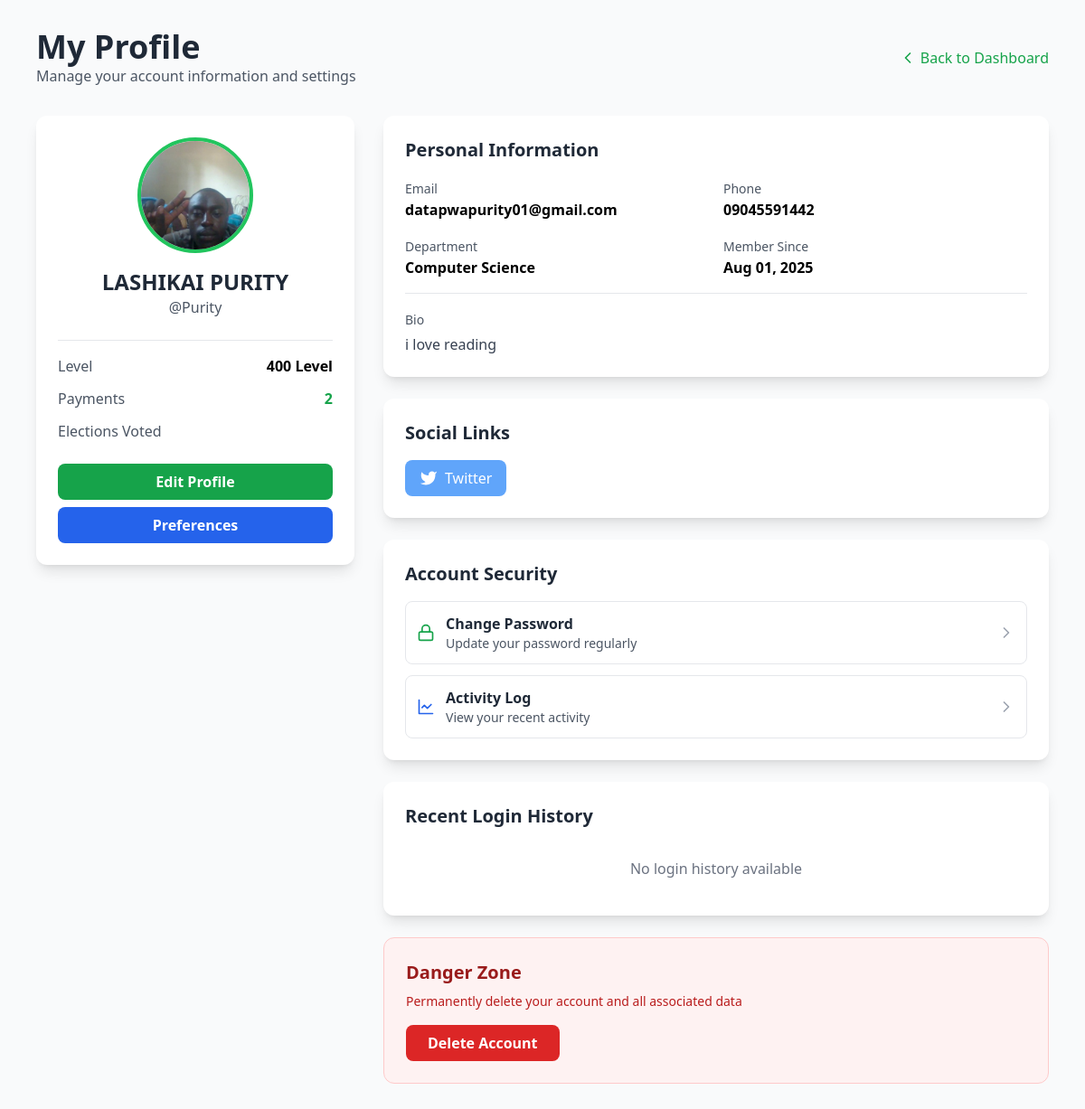
The page /profile/ (signed in) on the database its author committed.
### App/models.py (models this page shows, shortened)
class UserProfile(models.Model):
    user = models.OneToOneField(User, on_delete=models.CASCADE, related_name='user_profile')
    bio = models.TextField(max_length=500, blank=True, help_text="Tell us about yourself")
    phone = models.CharField(max_length=20, blank=True)
    date_of_birth = models.DateField(null=True, blank=True)
    registration_number = models.CharField(max_length=50, blank=True)
    level = models.CharField(max_length=20, blank=True, choices=[
        ('100', '100 Level'),
        ('200', '200 Level'),
        ('300', '300 Level'),
        ('400', '400 Level'),
        ('500', '500 Level'),
    ])
    department = models.CharField(max_length=100, blank=True, default='Computer Science')
    profile_picture = models.ImageField(
        upload_to='profile_pictures/',
        blank=True,
        null=True,
        validators=[FileExtensionValidator(allowed_extensions=['jpg', 'jpeg', 'png'])],
        help_text="Upload image (max 100KB, jpg/png only)"
    )
    twitter = models.URLField(max_length=200, blank=True)
    linkedin = models.URLField(max_length=200, blank=True)
    github = models.URLField(max_length=200, blank=True)
    created_at = models.DateTimeField(auto_now_add=True)
    updated_at = models.DateTimeField(auto_now=True)

### App/views.py (the view)
# urls.py: path('profile/', views.profile_view, name='profile_view'),
@login_required
def profile_view(request):
    profile, created = UserProfile.objects.get_or_create(user=request.user)
    preferences, created = UserPreferences.objects.get_or_create(user=request.user)
    login_history = LoginHistory.objects.filter(user=request.user)[:5]
    from payments.models import Payment
    total_payments = Payment.objects.filter(user=request.user, status='success').count()
    try:
        from voting.models import Vote
        total_votes = Vote.objects.filter(voter=request.user).values('candidate__position__election').distinct().count()
    except:
        total_votes = 0
    context = {
        'profile': profile,
        'preferences': preferences,
        'login_history': login_history,
        'total_payments': total_payments,
        'total_votes': total_votes,
    }
    return render(request, 'profile/profile_view.html', context)

### App/templates/profile/profile_view.html (shortened to what this page needs)
<!DOCTYPE html>
<html lang="en">
<head>
    <script src="https://cdn.tailwindcss.com"></script>
</head>
<body class="bg-gray-50 min-h-screen">
    <div class="container mx-auto px-4 py-8 max-w-6xl">
        <div class="mb-8 flex items-center justify-between">
            <div>
                <h1 class="text-4xl font-bold text-gray-800">My Profile</h1>
                <p class="text-gray-600">Manage your account information and settings</p>
            </div>
            <a href="{% url 'dashboard' %}" class="text-green-600 hover:text-green-700 font-medium inline-flex items-center">
                <svg xmlns="http://www.w3.org/2000/svg" width="20" height="20" viewBox="0 0 24 24" fill="none" stroke="currentColor" stroke-width="2" stroke-linecap="round" stroke-linejoin="round" class="mr-1"><path d="m15 18-6-6 6-6"/></svg>
                Back to Dashboard
            </a>
        </div>
        <div class="grid grid-cols-1 lg:grid-cols-3 gap-8">
            <div class="lg:col-span-1">
                <div class="bg-white rounded-xl shadow-lg p-6">
                    <div class="text-center mb-6">
                        <div class="w-32 h-32 mx-auto rounded-full overflow-hidden bg-green-100 flex items-center justify-center border-4 border-green-500">
                            {% if profile.profile_picture %}
                            <img src="{{ profile.profile_picture.url }}" alt="{{ user.username }}" class="w-full h-full object-cover">
                            {% else %}
                            <span class="text-green-600 font-bold text-4xl">{{ user.username.0|upper }}</span>
                            {% endif %}
                        </div>
                        <h2 class="text-2xl font-bold text-gray-800 mt-4">{{ user.get_full_name|default:user.username }}</h2>
                        <p class="text-gray-600">@{{ user.username }}</p>
                    </div>
                    <div class="border-t border-gray-200 pt-4 space-y-3">
                        <div class="flex justify-between">
                            <span class="text-gray-600">Level</span>
                            <span class="font-semibold">{{ profile.get_level_display|default:"Not Set" }}</span>
                        </div>
                        <div class="flex justify-between">
                            <span class="text-gray-600">Payments</span>
                            <span class="font-semibold text-green-600">{{ total_payments }}</span>
                        </div>
                        <div class="flex justify-between">
                            <span class="text-gray-600">Elections Voted</span>
                        </div>
                    </div>
                    <div class="mt-6 space-y-2">
                        <a href="{% url 'edit_profile' %}" class="block w-full bg-green-600 text-white text-center py-2 rounded-lg font-semibold hover:bg-green-700 transition-colors">
                            Edit Profile
                        </a>
                        <a href="{% url 'edit_preferences' %}" class="block w-full bg-blue-600 text-white text-center py-2 rounded-lg font-semibold hover:bg-blue-700 transition-colors">
                            Preferences
                        </a>
                    </div>
                </div>
            </div>
            <div class="lg:col-span-2 space-y-6">
                <div class="bg-white rounded-xl shadow-lg p-6">
                    <h3 class="text-xl font-bold text-gray-800 mb-4">Personal Information</h3>
                    <div class="grid grid-cols-1 md:grid-cols-2 gap-4">
                        <div>
                            <label class="text-sm text-gray-600">Email</label>
                            <p class="font-semibold">{{ user.email|default:"Not provided" }}</p>
                        </div>
                        <div>
                            <label class="text-sm text-gray-600">Phone</label>
                            <p class="font-semibold">{{ profile.phone|default:"Not provided" }}</p>
                        </div>
                        <div>
                            <label class="text-sm text-gray-600">Department</label>
                            <p class="font-semibold">{{ profile.department }}</p>
                        </div>
                        <div>
                            <label class="text-sm text-gray-600">Member Since</label>
                            <p class="font-semibold">{{ user.date_joined|date:"M d, Y" }}</p>
                        </div>
                    </div>
                    {% if profile.bio %}
                    <div class="mt-4 pt-4 border-t border-gray-200">
                        <label class="text-sm text-gray-600">Bio</label>
                        <p class="text-gray-700 mt-1">{{ profile.bio }}</p>
                    </div>
                    {% endif %}
                </div>
                {% if profile.twitter or profile.linkedin or profile.github %}
                <div class="bg-white rounded-xl shadow-lg p-6">
                    <h3 class="text-xl font-bold text-gray-800 mb-4">Social Links</h3>
                    <div class="flex flex-wrap gap-3">
                        {% if profile.twitter %}
                        <a href="{{ profile.twitter }}" target="_blank" class="inline-flex items-center px-4 py-2 bg-blue-400 text-white rounded-lg hover:bg-blue-500">
                            <svg class="w-5 h-5 mr-2" fill="currentColor" viewBox="0 0 24 24"><path d="M23 3a10.9 10.9 0 01-3.14 1.53 4.48 4.48 0 00-7.86 3v1A10.66 10.66 0 013 4s-4 9 5 13a11.64 11.64 0 01-7 2c9 5 20 0 20-11.5a4.5 4.5 0 00-.08-.83A7.72 7.72 0 0023 3z"></path></svg>
                            Twitter
                        </a>
                        {% endif %}
                    </div>
                </div>
                {% endif %}
                <div class="bg-white rounded-xl shadow-lg p-6">
                    <h3 class="text-xl font-bold text-gray-800 mb-4">Account Security</h3>
                    <div class="space-y-3">
                        <a href="{% url 'change_password' %}" class="flex items-center justify-between p-3 border border-gray-200 rounded-lg hover:border-green-500 hover:bg-green-50 transition-colors">
                            <div class="flex items-center">
                                <svg xmlns="http://www.w3.org/2000/svg" width="20" height="20" viewBox="0 0 24 24" fill="none" stroke="currentColor" stroke-width="2" stroke-linecap="round" stroke-linejoin="round" class="text-green-600 mr-3"><rect width="18" height="11" x="3" y="11" rx="2" ry="2"/><path d="M7 11V7a5 5 0 0 1 10 0v4"/></svg>
                                <div>
                                    <p class="font-semibold text-gray-800">Change Password</p>
                                    <p class="text-sm text-gray-600">Update your password regularly</p>
                                </div>
                            </div>
                            <svg xmlns="http://www.w3.org/2000/svg" width="20" height="20" viewBox="0 0 24 24" fill="none" stroke="currentColor" stroke-width="2" stroke-linecap="round" stroke-linejoin="round" class="text-gray-400"><polyline points="9 18 15 12 9 6"/></svg>
                        </a>
                        <a href="{% url 'activity_log' %}" class="flex items-center justify-between p-3 border border-gray-200 rounded-lg hover:border-blue-500 hover:bg-blue-50 transition-colors">
                            <div class="flex items-center">
                                <svg xmlns="http://www.w3.org/2000/svg" width="20" height="20" viewBox="0 0 24 24" fill="none" stroke="currentColor" stroke-width="2" stroke-linecap="round" stroke-linejoin="round" class="text-blue-600 mr-3"><path d="M3 3v18h18"/><path d="m19 9-5 5-4-4-3 3"/></svg>
                                <div>
                                    <p class="font-semibold text-gray-800">Activity Log</p>
                                    <p class="text-sm text-gray-600">View your recent activity</p>
                                </div>
                            </div>
                            <svg xmlns="http://www.w3.org/2000/svg" width="20" height="20" viewBox="0 0 24 24" fill="none" stroke="currentColor" stroke-width="2" stroke-linecap="round" stroke-linejoin="round" class="text-gray-400"><polyline points="9 18 15 12 9 6"/></svg>
                        </a>
                    </div>
                </div>
                <div class="bg-white rounded-xl shadow-lg p-6">
                    <h3 class="text-xl font-bold text-gray-800 mb-4">Recent Login History</h3>
                    {% if login_history %}
                    <div class="space-y-3">
                        {% for login in login_history %}
                        <div class="flex items-center justify-between p-3 bg-gray-50 rounded-lg">
                            <div class="flex items-center">
                                <div class="w-10 h-10 bg-green-100 rounded-full flex items-center justify-center mr-3">
                                    <svg xmlns="http://www.w3.org/2000/svg" width="20" height="20" viewBox="0 0 24 24" fill="none" stroke="currentColor" stroke-width="2" stroke-linecap="round" stroke-linejoin="round" class="text-green-600"><path d="M15 3h4a2 2 0 0 1 2 2v14a2 2 0 0 1-2 2h-4"/><polyline points="10 17 15 12 10 7"/><line x1="15" x2="3" y1="12" y2="12"/></svg>
                                </div>
                                <div>
                                    <p class="font-semibold text-gray-800">{{ login.ip_address }}</p>
                                    <p class="text-xs text-gray-600">{{ login.login_time|date:"M d, Y g:i A" }}</p>
                                </div>
                            </div>
                            {% if login.is_active %}
                            <span class="px-2 py-1 bg-green-100 text-green-800 text-xs font-semibold rounded-full">Active</span>
                            {% endif %}
                        </div>
                        {% endfor %}
                    </div>
                    {% else %}
                    <p class="text-gray-500 text-center py-4">No login history available</p>
                    {% endif %}
                </div>
                <div class="bg-red-50 border border-red-200 rounded-xl p-6">
                    <h3 class="text-xl font-bold text-red-800 mb-2">Danger Zone</h3>
                    <p class="text-sm text-red-700 mb-4">Permanently delete your account and all associated data</p>
                    <a href="{% url 'delete_account' %}" class="inline-block bg-red-600 text-white px-6 py-2 rounded-lg font-semibold hover:bg-red-700 transition-colors">
                        Delete Account
                    </a>
                </div>
            </div>
        </div>
    </div>
</body>
</html>

### rows shown on the page
UserProfile: profile_picture (picture), level "400 Level", phone "09045591442", department "Computer Science", bio "i love reading"

### other values the page prints
{{ user.get_full_name|default:user.username }} "LASHIKAI PURITY"
{{ user.username }} "Purity"
{{ total_payments }} "2"
{{ user.email|default:"Not provided" }} "datapwapurity01@gmail.com"
{{ user.date_joined|date:"M d, Y" }} "Aug 01, 2025"
